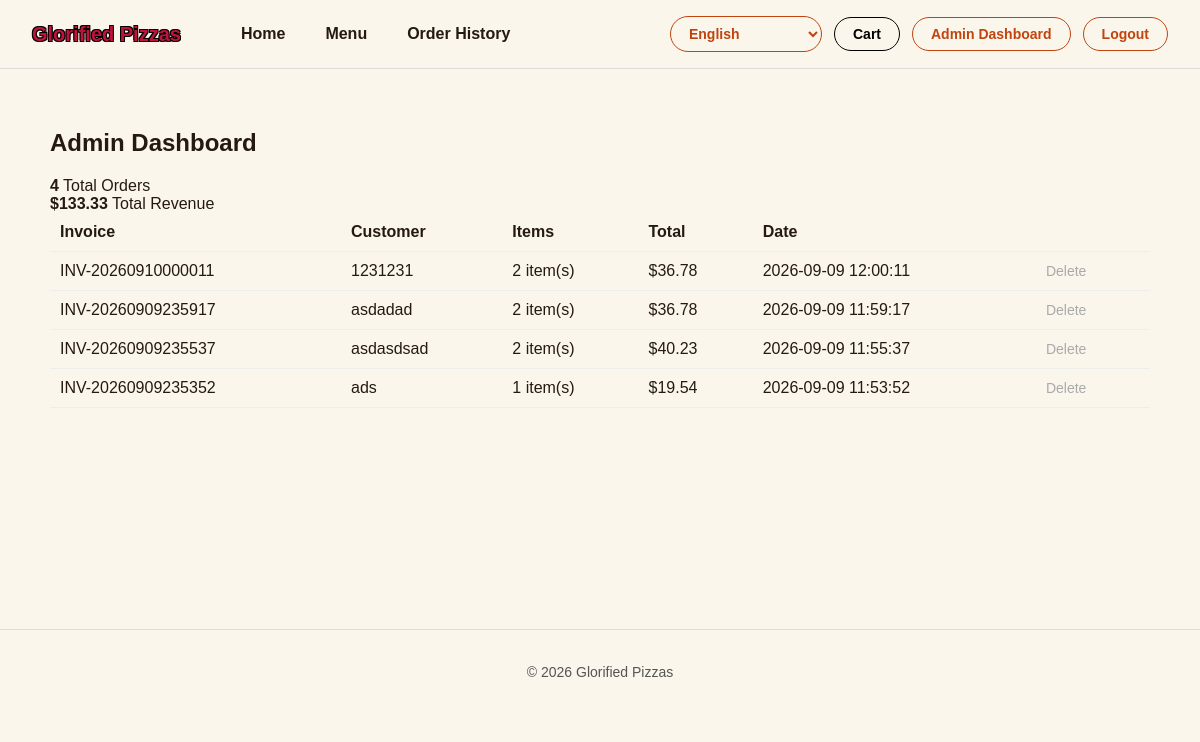
The app's page /admin (signed in), older data.
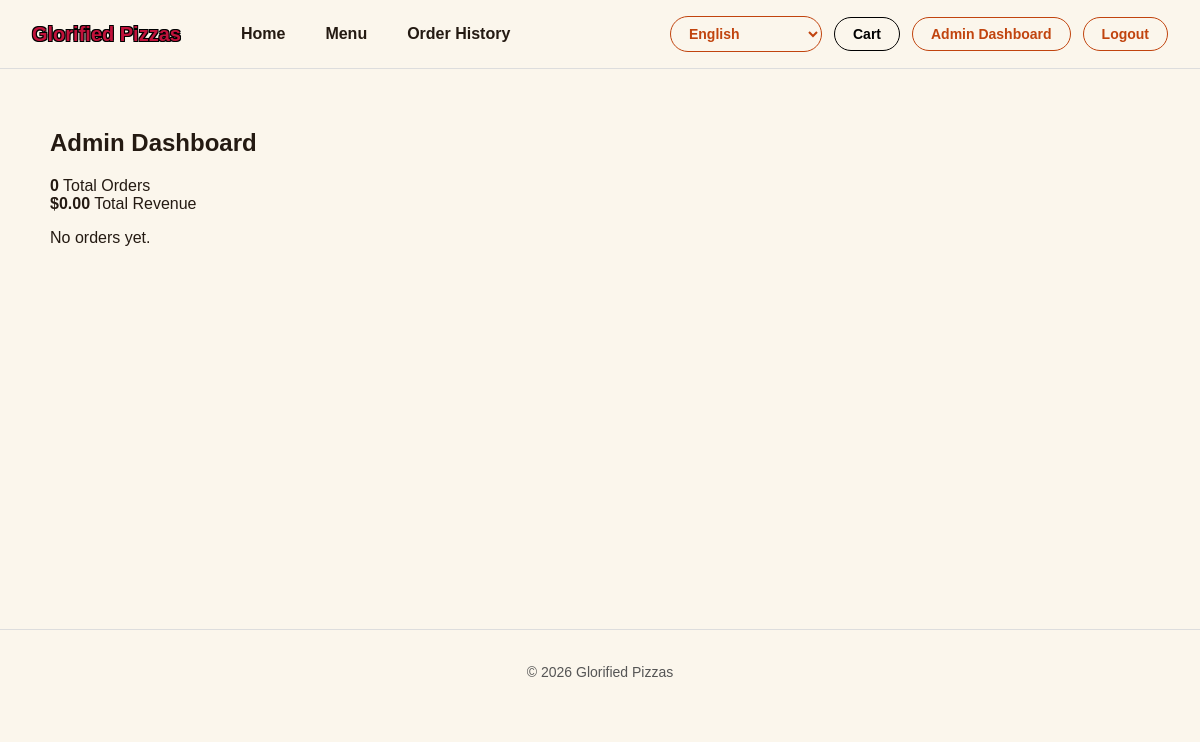
The same page, newer data.
### tables this page shows
CREATE TABLE orders (
                order_id INTEGER PRIMARY KEY AUTOINCREMENT,
                invoice_number TEXT,
                customer_name TEXT,
                cart_items TEXT,
                total REAL,
                date TIMESTAMP DEFAULT CURRENT_TIMESTAMP
            );

### AS91897-AS91896-main/app.py (the view)
@app.route('/admin')
def admin_dashboard():
    if not session.get('is_admin'):
        flash('Please log in to view the admin dashboard.')
        return redirect(url_for('login'))
    with sqlite3.connect('pizza_shop.db') as conn:
        cursor = conn.cursor()
        cursor.execute('SELECT * FROM orders ORDER BY order_id DESC')
        rows = cursor.fetchall()
    orders = []
    revenue = 0
    for row in rows:
        orders.append({
            'order_id': row[0],
            'invoice_number': row[1],
            'customer_name': row[2],
            'cart_items': json.loads(row[3]),
            'total': row[4],
            'date': row[5]
        })
        revenue += row[4]
    return render_template('admin.html', orders=orders,
                           order_count=len(orders), revenue=revenue)

### AS91897-AS91896-main/templates/admin.html (shortened to what this page needs)
{% extends "base.html" %}
{% block content %}
<h2>Admin Dashboard</h2>
<div class="admin-stats">
    <div class="stat-box">
        <strong>{{ order_count }}</strong>
        <span>Total Orders</span>
    </div>
    <div class="stat-box">
        <strong>${{ "%.2f"|format(revenue) }}</strong>
        <span>Total Revenue</span>
    </div>
</div>
{% if not orders %}
<p>No orders yet.</p>
{% else %}
<table class="checkout-table">
    <thead>
        <tr>
            <th>Invoice</th>
            <th>Customer</th>
            <th>Items</th>
            <th>Total</th>
            <th>Date</th>
            <th></th>
        </tr>
    </thead>
    <tbody>
        {% for order in orders %}
        <tr>
            <td>{{ order.invoice_number }}</td>
            <td>{{ order.customer_name }}</td>
            <td>{{ order.cart_items|length }} item(s)</td>
            <td>${{ "%.2f"|format(order.total) }}</td>
            <td>{{ order.date }}</td>
            <td>
                <form action="{{ url_for('admin_delete_order', order_id=order.order_id) }}" method="POST">
                    <button type="submit" class="cart-remove-btn">Delete</button>
                </form>
            </td>
        </tr>
        {% endfor %}
    </tbody>
</table>
{% endif %}
{% endblock %}

Row changes from the older to the newer data that the page shows:
removed orders: invoice_number "INV-20260910000011", customer_name "1231231", cart_items|length "2", total "36.78", date "2026-09-09 12:00:11"
removed orders: invoice_number "INV-20260909235917", customer_name "asdadad", cart_items|length "2", total "36.78", date "2026-09-09 11:59:17"
removed orders: invoice_number "INV-20260909235537", customer_name "asdasdsad", cart_items|length "2", total "40.23", date "2026-09-09 11:55:37"
removed orders: invoice_number "INV-20260909235352", customer_name "ads", cart_items|length "1", total "19.54", date "2026-09-09 11:53:52"
Text that changed along with them:
{{ order_count }}: "4" → "0"
{{ "%.2f"|format(revenue) }}: "133.33" → "0.00"
text no longer shown: "Invoice Customer Items Total Date"
text now shown: "No orders yet."
